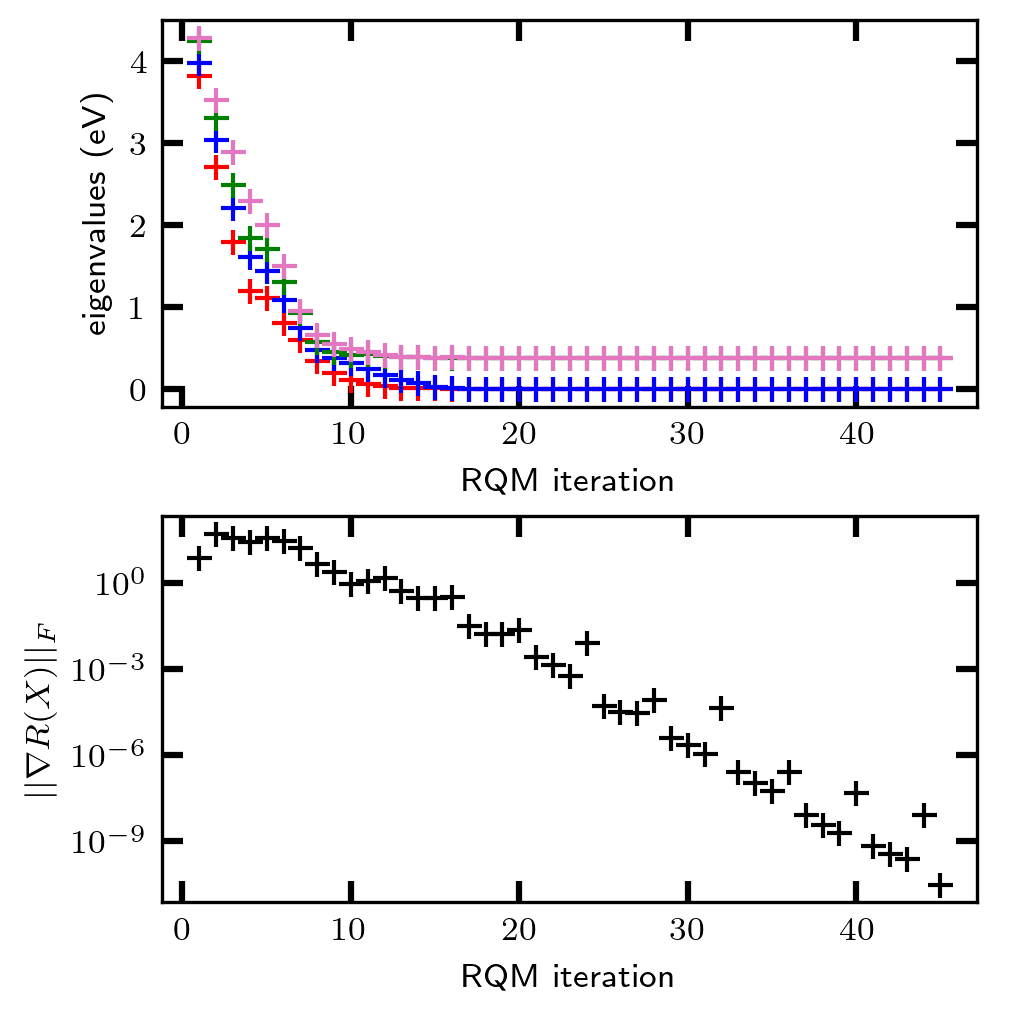

Generate this figure with Python:
from otterplot.model.cotterplotter import COtterPlotter
import matplotlib.pyplot as plt
import numpy as np
import pandas as pd
plt.rcParams['text.usetex'] = True
plt.rcParams["text.latex.preamble"] = r"\usepackage{amsmath}\usepackage{bm}"
from pathlib import Path

otter = COtterPlotter(plotmode="paperPRB",grid=(1,2))
ax = otter.axes[0]
ax_conv = otter.axes[1]
df = pd.read_csv("info_rqm.csv", sep=r"\s+")

ax.plot(df["iteration"],df["eig1"],marker="+",color="r",linestyle="None",label="lowest eval")
ax.plot(df["iteration"],df["eig2"],marker="+",color="b",linestyle="None",label="scnd. lowest eval")
ax.plot(df["iteration"],df["eig3"],marker="+",color="g",linestyle="None",label="third lowest eval")
ax.plot(df["iteration"],df["eig4"],marker="+",color="tab:pink",linestyle="None",label="fourth lowest eval")

ax_conv.semilogy(df["iteration"],df["norm_grad"],marker="+",color="k",linestyle="None")

otter.adjustlabels(ax_nr=0,xlabel="RQM iteration",ylabel="eigenvalues (eV)")
otter.adjustlabels(ax_nr=1,xlabel="RQM iteration",ylabel=r"$||\nabla R(X)||_F$")
plt.subplots_adjust(left=0.16,right=0.964,bottom=0.11,top=0.98,wspace=0.2,hspace=0.283)
plt.savefig("info_rqm.png",dpi=300)
plt.show()
